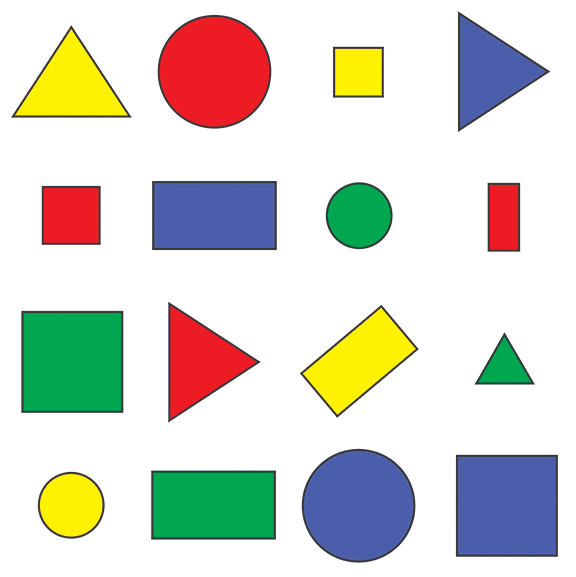
#> input picture assets/shapes.png, 576 x 577 px
$ python edgeDetection.py   (older library calls are emulated)
#> lines starting #> are read from the running program, lines starting #| are printed output that depends on the picture
import cv2
import numpy as np

img=cv2.imread("assets/shapes.png")
#> img is the input picture: shape (577, 576, 3); mean B, G, R 205.1, 214.3, 214.2
cv2.imshow("original",img)
gray=cv2.cvtColor(img,cv2.COLOR_BGR2GRAY)
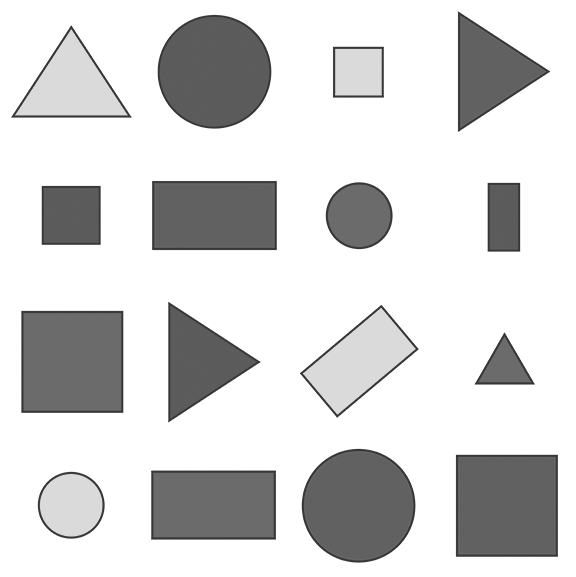
#> gray: shape (577, 576); min 54, max 255, mean 213.2


#laplacian edge detection
lap1=cv2.Laplacian(gray,cv2.CV_64F)
lap=np.uint8(np.absolute(lap1))
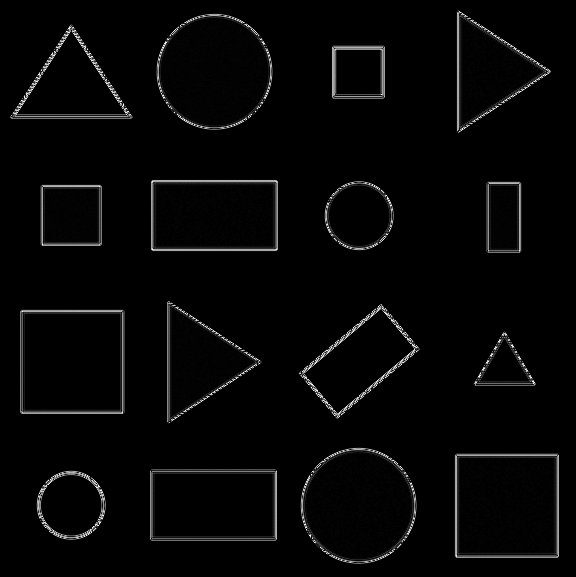
#> lap: shape (577, 576); min 0, max 255, mean 6.2
cv2.imshow("lap",lap)

#sobel gradient magnitude representation
sobelX=cv2.Sobel(gray,cv2.CV_64F,1,0)
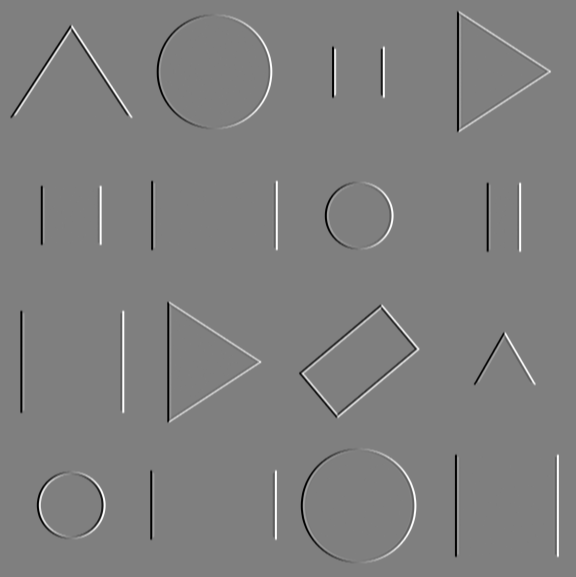
#> sobelX: shape (577, 576) float64; min -804, max 804, mean 0; drawn with min black and max white
sobelY=cv2.Sobel(gray,cv2.CV_64F,0,1)
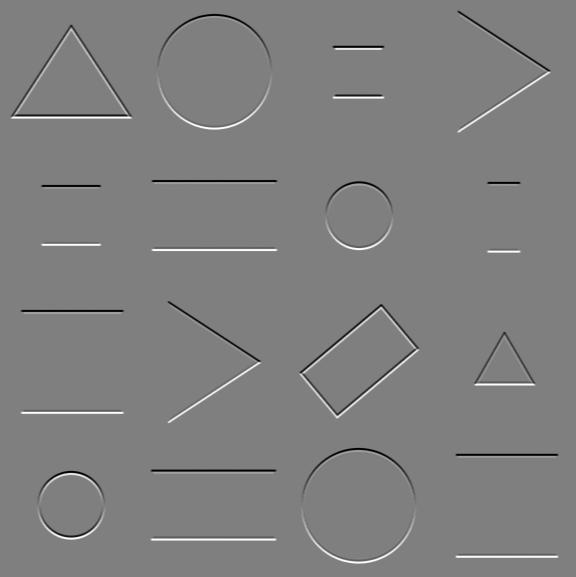
#> sobelY: shape (577, 576) float64; min -804, max 804, mean 0; drawn with min black and max white
combined=cv2.bitwise_not(sobelX,sobelY)
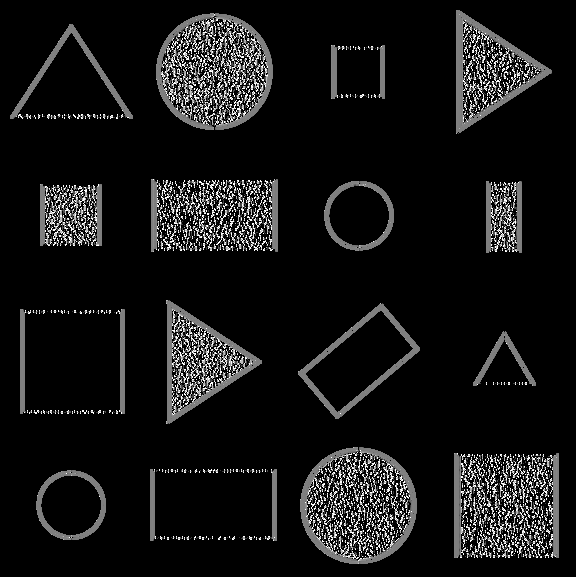
#> combined: shape (577, 576) float64; 83.27% of the values are NaN or infinite; the others: min -4, max 4, mean -0.00667; drawn with min black, max white, NaN and infinite black
cv2.imshow("sobelX",sobelX)
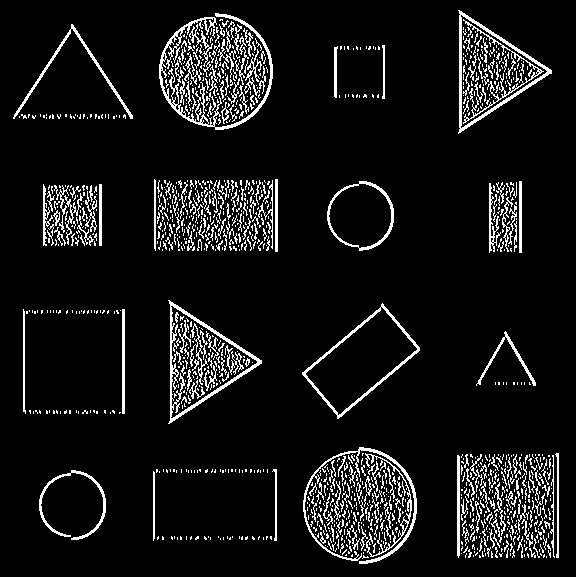
#> window 'sobelX': shape (577, 576); 8.4% white in thin lines or dots
cv2.imshow("sobelY",sobelY)
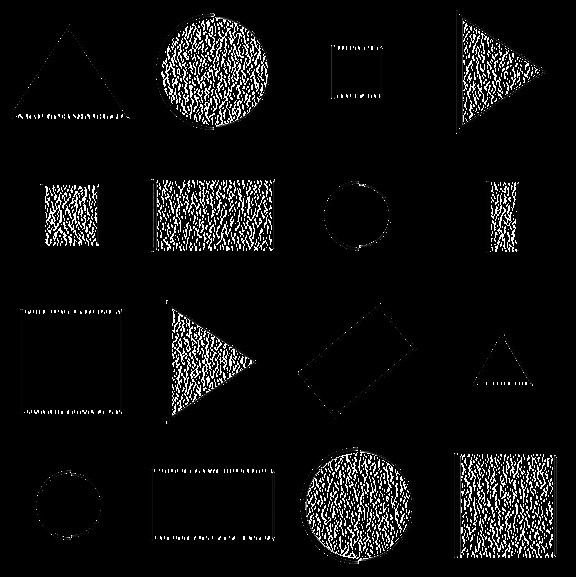
#> window 'sobelY': shape (577, 576); min 0, max 255, mean 14.4
cv2.imshow("combined",combined)

cv2.waitKey(0)
cv2.destroyAllWindows()
